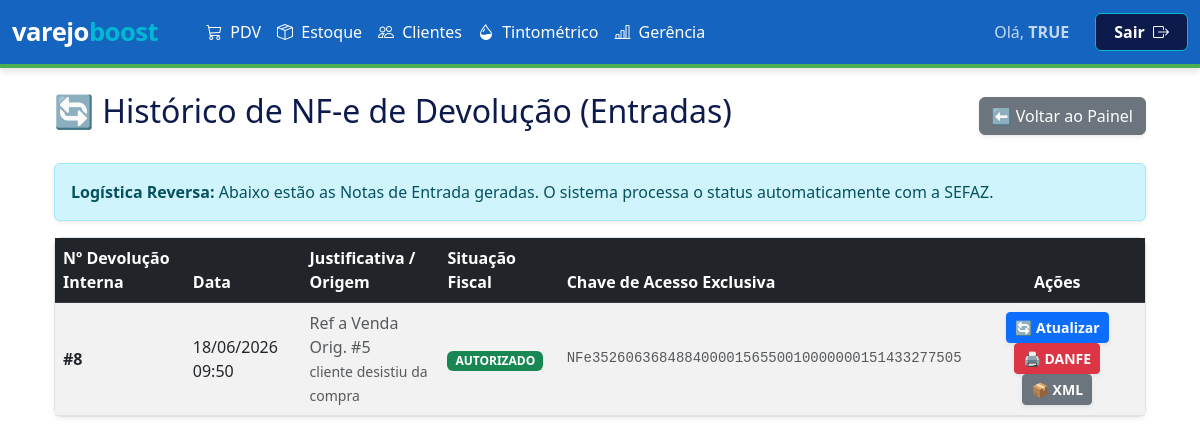
The app's page /gerenciapainel/devolucoes/ (signed in), older data.
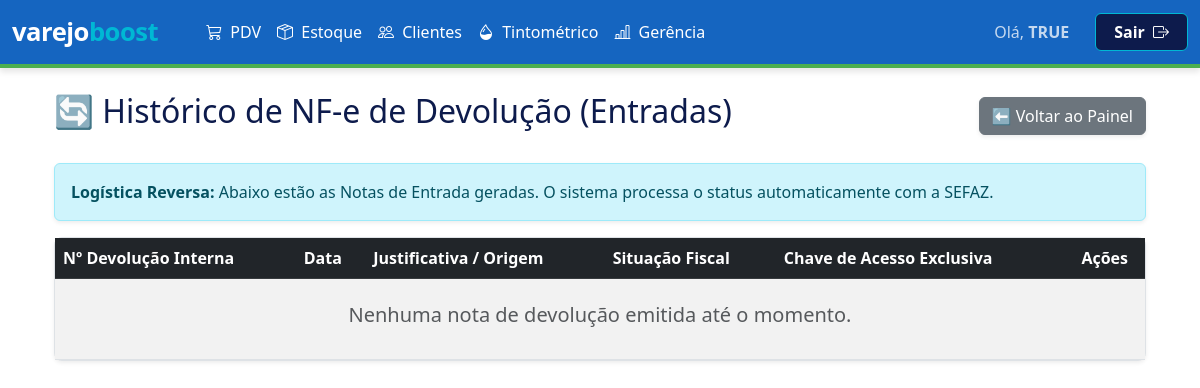
The same page, newer data.
### inventario/models/vendas.py (models this page shows)
class Vendas(models.Model):
    data_venda = models.DateTimeField(default=timezone.now)
    valor_total = models.DecimalField(max_digits=10, decimal_places=2, default=0.00)
    valor_desconto = models.DecimalField(max_digits=10, decimal_places=2, default=0.00)
    status = models.CharField(max_length=20, default='VENDA')
    troco = models.DecimalField(max_digits=10, decimal_places=2, default=0.00)
    pagamentos_texto = models.TextField(blank=True, null=True)
    cliente = models.CharField(max_length=255, blank=True, null=True)
    indicante = models.CharField(max_length=255, blank=True, null=True)
    vendedor = models.CharField(max_length=100, blank=True, null=True)
    cupom_texto = models.TextField(blank=True, null=True)
    status_fiscal = models.CharField(max_length=50, default='SEM_NOTA')
    chave_acesso = models.CharField(max_length=50, blank=True, null=True)
    numero_nota = models.CharField(max_length=20, blank=True, null=True)
    motivo_erro = models.TextField(blank=True, null=True)
    arquivo_pdf = models.FileField(upload_to='notas_fiscais/pdfs/', blank=True, null=True)
    arquivo_xml = models.FileField(upload_to='notas_fiscais/xmls/', blank=True, null=True)
    modelo_fiscal = models.CharField(max_length=10, blank=True, null=True)
    class Meta:
        db_table = 'inventario_vendas'

### inventario/views/gerencia.py (the view)
# urls.py: path('gerenciapainel/devolucoes/', gerencia.tela_devolucoes, name='tela_devolucoes'),
def tela_devolucoes(request):
    if 'usuario_logado' not in request.session: return redirect('login')
    return render(request, 'inventario/devolucoes.html', {'devolucoes': Vendas.objects.filter(status='DEVOLUCAO_ENTRADA').order_by('-id')})

### inventario/templates/inventario/devolucoes.html (shortened to what this page needs)
{% extends 'inventario/base.html' %}
{% load static %}
{% block content %}
<div class="container mt-4">
    <div class="d-flex justify-content-between align-items-center mb-4">
        <h2>🔄 Histórico de NF-e de Devolução (Entradas)</h2>
        <a href="{% url 'tela_painel_gerencia' %}" class="btn btn-secondary shadow-sm">⬅️ Voltar ao Painel</a>
    </div>
    <div class="alert alert-info shadow-sm">
        <strong>Logística Reversa:</strong> Abaixo estão as Notas de Entrada geradas. O sistema processa o status automaticamente com a SEFAZ.
    </div>
    <div class="card shadow-sm border-0">
        <div class="card-body p-0">
            <div class="table-responsive">
                <table class="table table-striped table-hover mb-0 align-middle">
                    <thead class="table-dark">
                        <tr>
                            <th>Nº Devolução Interna</th>
                            <th>Data</th>
                            <th>Justificativa / Origem</th>
                            <th>Situação Fiscal</th>
                            <th>Chave de Acesso Exclusiva</th>
                            <th class="text-center">Ações</th>
                        </tr>
                    </thead>
                    <tbody>
                        {% for dev in devolucoes %}
                        <tr>
                            <td class="fw-bold">#{{ dev.id }}</td>
                            <td>{{ dev.data_venda|date:"d/m/Y H:i" }}</td>
                            <td class="text-muted">{{ dev.numero_nota }}<br><small>{{ dev.motivo_erro }}</small></td>
                            <td>
                                <span id="badge-status-{{ dev.id }}" data-status="{{ dev.status_fiscal }}" class="badge
                                    {% if dev.status_fiscal == 'AUTORIZADO' or dev.status_fiscal == 'AUTORIZADA' %}bg-success
                                    {% elif dev.status_fiscal == 'ERRO' or dev.status_fiscal == 'REJEITADO' or dev.status_fiscal == 'ERRO_AUTORIZACAO' %}bg-danger
                                    {% else %}bg-warning text-dark{% endif %} px-2 py-1 auto-reload-target">
                                    {{ dev.status_fiscal }}
                                </span>
                            </td>
                            <td id="chave-{{ dev.id }}" class="small text-muted font-monospace">{{ dev.chave_acesso|default:"Aguardando Sefaz..." }}</td>
                            <td class="text-center">
                                <button class="btn btn-primary btn-sm mx-1 fw-bold shadow-sm" onclick="consultarStatusNfe({{ dev.id }})" title="Sincronizar">
                                    🔄 Atualizar
                                </button>
                                <div id="acoes-autorizadas-{{ dev.id }}" class="d-inline-block {% if dev.status_fiscal != 'AUTORIZADO' and dev.status_fiscal != 'AUTORIZADA' %}d-none{% endif %}">
                                    <button onclick="visualizarPdf({{ dev.id }})" class="btn btn-danger btn-sm mx-1 fw-bold shadow-sm">
                                        🖨️ DANFE
                                    </button>
                                    <button onclick="visualizarXml({{ dev.id }})" class="btn btn-secondary btn-sm mx-1 fw-bold shadow-sm">
                                        📦 XML
                                    </button>
                                </div>
                            </td>
                        </tr>
                        {% empty %}
                        <tr>
                            <td colspan="6" class="text-center py-4 text-muted">
                                <h5>Nenhuma nota de devolução emitida até o momento.</h5>
                            </td>
                        </tr>
                        {% endfor %}
                    </tbody>
                </table>
            </div>
        </div>
    </div>
</div>
{% endblock %}

Row changes from the older to the newer data that the page shows:
removed Vendas: id "8", data_venda "18/06/2026 09:50", numero_nota "Ref a Venda Orig. #5", motivo_erro "cliente desistiu da compra", status_fiscal "AUTORIZADO", chave_acesso "NFe35260636848840000156550010000000151433277505"
Text that changed along with them:
text now shown: "Nenhuma nota de devolução emitida até o momento."
